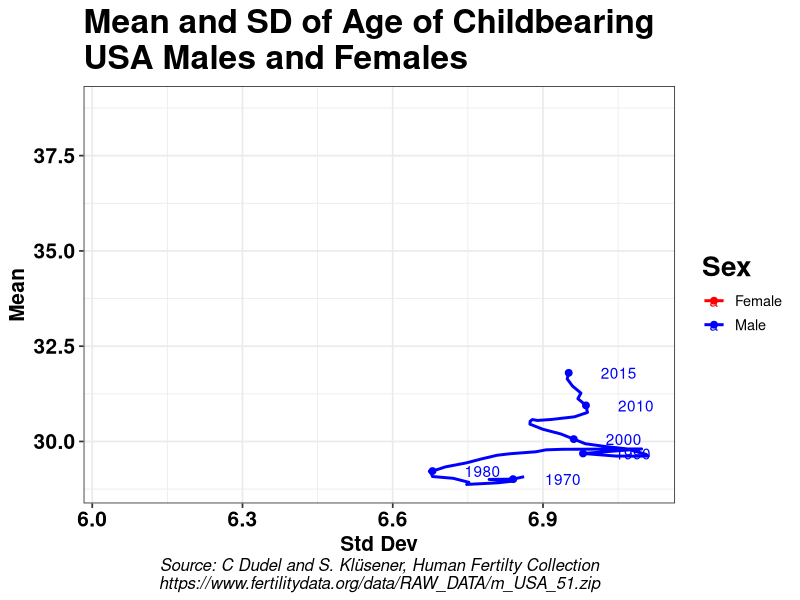
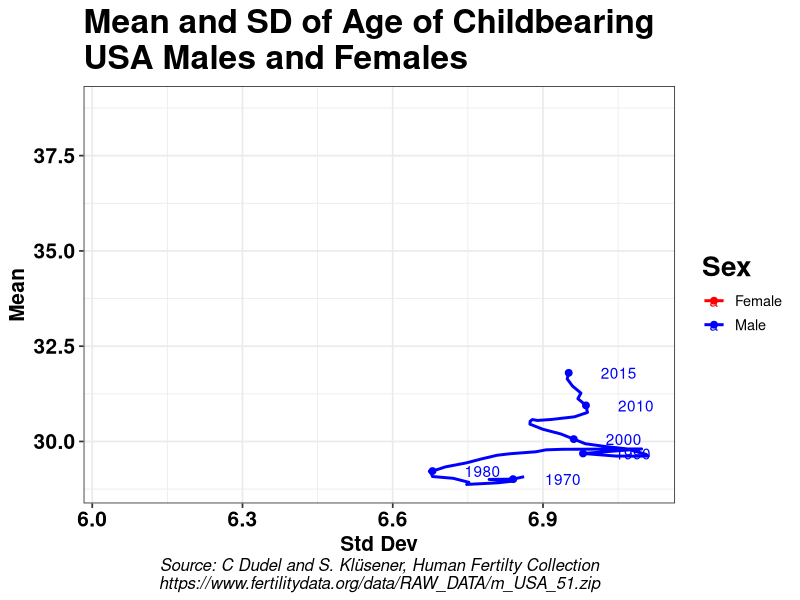

Here is the R script that generated these plots, in order:
# USA male fertility
# from Dudel, C. and S. Klüsener. Male fertility data for high-income 
# countries [unpublished data]. Submitted to the HFC by C. Dudel 
# on 15.05.2019.
# 
# downloaded from Human Fertility Collection 2 Nov 2019
# https://www.fertilitydata.org/data/RAW_DATA/m_USA_51.zip

library(tidyverse)

# Male data from HFC, as described above
MM = read.table(file='m_ASFR_USA.txt', header=TRUE) %>%
      mutate(Y = factor(Year)) 

# Female data from HFD
FF = read.table(file='USAasfrTR.txt', skip=2, header=TRUE) %>%
       filter(Year %in% unique(MM$Year)) %>%
       mutate(Age = 11 + as.numeric(Age)) %>%
       group_by(Year,Age) %>%
       summarize(ASFR = mean(ASFR)) %>%
       mutate(Y=factor(Year))

big = bind_rows(
         mutate(MM,Sex='Male'),
         mutate(FF,Sex='Female')
       )
       
moments = big %>%
           group_by(Sex,Year) %>%
           summarize(mean = weighted.mean(Age+.5, ASFR),
                     expsq = weighted.mean((Age+.5)^2, ASFR),
                     sd = sqrt(expsq - mean^2)) %>%
           select(Sex,Year,mean,sd)

theme_carl <- function () { 
  theme_bw(base_size=13) %+replace% 
    theme(
      title      = element_text(size=20, face='bold'),
      plot.caption  = element_text(size=12, face='italic'),
      axis.text  = element_text(size=15, face='bold'),
      axis.title = element_text(size=15, face='bold')
    )
}


G = ggplot(data=moments) +
      aes(x=sd, y=mean, group=Sex, color=Sex) +
      geom_path(lwd=1) +
      scale_color_manual(values=c('red','blue')) +
      labs(x='Std Dev',
           y='Mean',
           title='Mean and SD of Age of Childbearing\nUSA Males and Females',
           caption='Source: C Dudel and S. Klüsener, Human Fertilty Collection\nhttps://www.fertilitydata.org/data/RAW_DATA/m_USA_51.zip') +
      theme_carl()


zz = moments %>% 
      filter(Year %% 10 == 0 | Year == max(moments$Year))

G = G + geom_point(data=zz,  size=2) +
      geom_text(data=zz, label=zz$Year,nudge_x = .1) 

print(G)

ggsave(G, file='USA.png', height=8, width=8, units='in', dpi=300)

